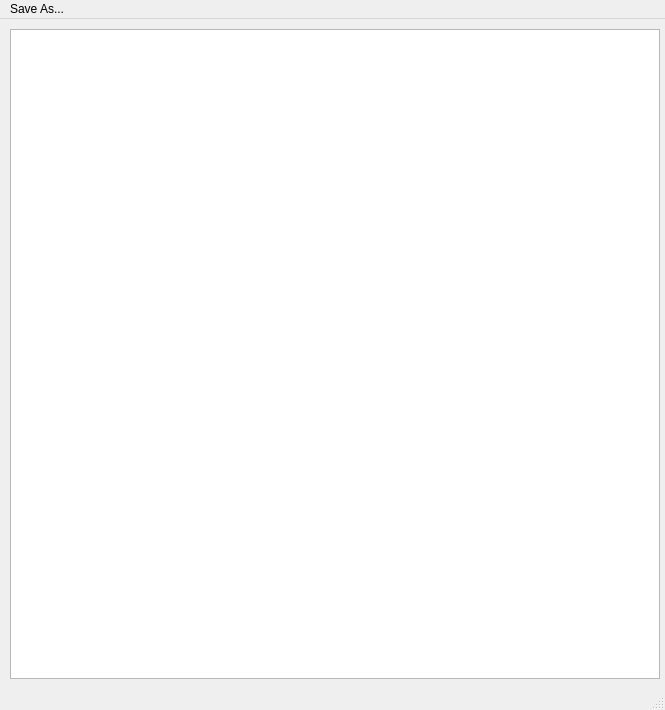
<?xml version="1.0" encoding="UTF-8"?>
<ui version="4.0">
 <class>MainWindow</class>
 <widget class="QMainWindow" name="MainWindow">
  <property name="geometry">
   <rect>
    <x>0</x>
    <y>0</y>
    <width>665</width>
    <height>710</height>
   </rect>
  </property>
  <property name="sizePolicy">
   <sizepolicy hsizetype="Expanding" vsizetype="Expanding">
    <horstretch>0</horstretch>
    <verstretch>0</verstretch>
   </sizepolicy>
  </property>
  <property name="windowTitle">
   <string>Hyperbolic flips demo window</string>
  </property>
  <widget class="QWidget" name="centralwidget">
   <widget class="QGraphicsView" name="graphicsView">
    <property name="geometry">
     <rect>
      <x>10</x>
      <y>10</y>
      <width>650</width>
      <height>650</height>
     </rect>
    </property>
    <property name="sizePolicy">
     <sizepolicy hsizetype="Expanding" vsizetype="Expanding">
      <horstretch>0</horstretch>
      <verstretch>0</verstretch>
     </sizepolicy>
    </property>
   </widget>
  </widget>
  <widget class="QStatusBar" name="statusbar"/>
  <widget class="QMenuBar" name="menuBar">
   <property name="geometry">
    <rect>
     <x>0</x>
     <y>0</y>
     <width>665</width>
     <height>22</height>
    </rect>
   </property>
   <widget class="QMenu" name="menuSave_As">
    <property name="title">
     <string>Save As...</string>
    </property>
    <addaction name="actionSave_as_SVG"/>
    <addaction name="actionSave_as_PNG"/>
   </widget>
   <addaction name="menuSave_As"/>
  </widget>
  <action name="actionSave_as_SVG">
   <property name="text">
    <string>Save as SVG</string>
   </property>
  </action>
  <action name="actionSave_as_PNG">
   <property name="text">
    <string>Save as PNG</string>
   </property>
  </action>
 </widget>
 <resources/>
 <connections/>
</ui>
